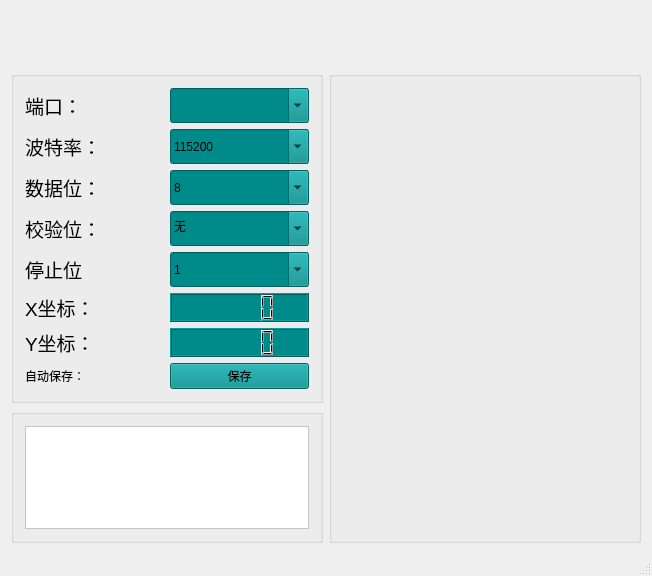
<?xml version="1.0" encoding="UTF-8"?>
<ui version="4.0">
 <class>MainWindow</class>
 <widget class="QMainWindow" name="MainWindow">
  <property name="geometry">
   <rect>
    <x>0</x>
    <y>0</y>
    <width>652</width>
    <height>576</height>
   </rect>
  </property>
  <property name="windowTitle">
   <string>MainWindow</string>
  </property>
  <property name="layoutDirection">
   <enum>Qt::LeftToRight</enum>
  </property>
  <property name="styleSheet">
   <string notr="true"/>
  </property>
  <widget class="QWidget" name="centralWidget">
   <layout class="QVBoxLayout" name="verticalLayout_6">
    <item>
     <spacer name="horizontalSpacer">
      <property name="orientation">
       <enum>Qt::Horizontal</enum>
      </property>
      <property name="sizeHint" stdset="0">
       <size>
        <width>40</width>
        <height>20</height>
       </size>
      </property>
     </spacer>
    </item>
    <item>
     <spacer name="horizontalSpacer_3">
      <property name="orientation">
       <enum>Qt::Horizontal</enum>
      </property>
      <property name="sizeHint" stdset="0">
       <size>
        <width>40</width>
        <height>20</height>
       </size>
      </property>
     </spacer>
    </item>
    <item>
     <spacer name="horizontalSpacer_2">
      <property name="orientation">
       <enum>Qt::Horizontal</enum>
      </property>
      <property name="sizeHint" stdset="0">
       <size>
        <width>40</width>
        <height>20</height>
       </size>
      </property>
     </spacer>
    </item>
    <item>
     <layout class="QHBoxLayout" name="horizontalLayout_8">
      <item>
       <layout class="QVBoxLayout" name="verticalLayout_3">
        <item>
         <widget class="QGroupBox" name="groupBox">
          <property name="styleSheet">
           <string notr="true"/>
          </property>
          <property name="title">
           <string/>
          </property>
          <layout class="QVBoxLayout" name="verticalLayout_7">
           <item>
            <layout class="QVBoxLayout" name="verticalLayout_2">
             <item>
              <layout class="QHBoxLayout" name="horizontalLayout">
               <item>
                <widget class="QLabel" name="label_5">
                 <property name="styleSheet">
                  <string notr="true"/>
                 </property>
                 <property name="text">
                  <string>&lt;html&gt;&lt;head/&gt;&lt;body&gt;&lt;p&gt;&lt;span style=&quot; font-size:14pt;&quot;&gt;端口：&lt;/span&gt;&lt;/p&gt;&lt;/body&gt;&lt;/html&gt;</string>
                 </property>
                </widget>
               </item>
               <item>
                <widget class="QComboBox" name="comboBoxPort">
                 <property name="font">
                  <font>
                   <family>宋体</family>
                   <pointsize>14</pointsize>
                   <weight>50</weight>
                   <bold>false</bold>
                  </font>
                 </property>
                 <property name="styleSheet">
                  <string notr="true">background-color: rgb(0, 139, 139);</string>
                 </property>
                 <property name="editable">
                  <bool>true</bool>
                 </property>
                </widget>
               </item>
              </layout>
             </item>
             <item>
              <layout class="QHBoxLayout" name="horizontalLayout_2">
               <item>
                <widget class="QLabel" name="label_6">
                 <property name="styleSheet">
                  <string notr="true"/>
                 </property>
                 <property name="text">
                  <string>&lt;html&gt;&lt;head/&gt;&lt;body&gt;&lt;p&gt;&lt;span style=&quot; font-size:14pt;&quot;&gt;波特率：&lt;/span&gt;&lt;/p&gt;&lt;/body&gt;&lt;/html&gt;</string>
                 </property>
                </widget>
               </item>
               <item>
                <widget class="QComboBox" name="comboBoxBaudRate">
                 <property name="font">
                  <font>
                   <family>宋体</family>
                   <pointsize>14</pointsize>
                   <weight>50</weight>
                   <bold>false</bold>
                  </font>
                 </property>
                 <property name="styleSheet">
                  <string notr="true">background-color: rgb(0, 139, 139);</string>
                 </property>
                 <property name="editable">
                  <bool>true</bool>
                 </property>
                 <item>
                  <property name="text">
                   <string>115200</string>
                  </property>
                 </item>
                 <item>
                  <property name="text">
                   <string>9600</string>
                  </property>
                 </item>
                </widget>
               </item>
              </layout>
             </item>
             <item>
              <layout class="QHBoxLayout" name="horizontalLayout_3">
               <item>
                <widget class="QLabel" name="label_7">
                 <property name="styleSheet">
                  <string notr="true"/>
                 </property>
                 <property name="text">
                  <string>&lt;html&gt;&lt;head/&gt;&lt;body&gt;&lt;p&gt;&lt;span style=&quot; font-size:14pt;&quot;&gt;数据位：&lt;/span&gt;&lt;/p&gt;&lt;/body&gt;&lt;/html&gt;</string>
                 </property>
                </widget>
               </item>
               <item>
                <widget class="QComboBox" name="comboBoxData">
                 <property name="font">
                  <font>
                   <family>宋体</family>
                   <pointsize>14</pointsize>
                   <weight>50</weight>
                   <bold>false</bold>
                  </font>
                 </property>
                 <property name="styleSheet">
                  <string notr="true">background-color: rgb(0, 139, 139);</string>
                 </property>
                 <property name="editable">
                  <bool>true</bool>
                 </property>
                 <item>
                  <property name="text">
                   <string>8</string>
                  </property>
                 </item>
                 <item>
                  <property name="text">
                   <string>7</string>
                  </property>
                 </item>
                </widget>
               </item>
              </layout>
             </item>
             <item>
              <layout class="QHBoxLayout" name="horizontalLayout_4">
               <item>
                <widget class="QLabel" name="label_8">
                 <property name="styleSheet">
                  <string notr="true"/>
                 </property>
                 <property name="text">
                  <string>&lt;html&gt;&lt;head/&gt;&lt;body&gt;&lt;p&gt;&lt;span style=&quot; font-size:14pt;&quot;&gt;校验位：&lt;/span&gt;&lt;/p&gt;&lt;/body&gt;&lt;/html&gt;</string>
                 </property>
                </widget>
               </item>
               <item>
                <widget class="QComboBox" name="comboBoxCheck">
                 <property name="font">
                  <font>
                   <family>宋体</family>
                   <pointsize>14</pointsize>
                   <weight>50</weight>
                   <bold>false</bold>
                  </font>
                 </property>
                 <property name="styleSheet">
                  <string notr="true">background-color: rgb(0, 139, 139);</string>
                 </property>
                 <property name="editable">
                  <bool>true</bool>
                 </property>
                 <item>
                  <property name="text">
                   <string>无</string>
                  </property>
                 </item>
                 <item>
                  <property name="text">
                   <string>奇</string>
                  </property>
                 </item>
                 <item>
                  <property name="text">
                   <string>偶</string>
                  </property>
                 </item>
                </widget>
               </item>
              </layout>
             </item>
             <item>
              <layout class="QHBoxLayout" name="horizontalLayout_5">
               <item>
                <widget class="QLabel" name="label_9">
                 <property name="styleSheet">
                  <string notr="true"/>
                 </property>
                 <property name="text">
                  <string>&lt;html&gt;&lt;head/&gt;&lt;body&gt;&lt;p&gt;&lt;span style=&quot; font-size:14pt;&quot;&gt;停止位&lt;/span&gt;&lt;/p&gt;&lt;/body&gt;&lt;/html&gt;</string>
                 </property>
                </widget>
               </item>
               <item>
                <widget class="QComboBox" name="comboBoxStop">
                 <property name="font">
                  <font>
                   <family>宋体</family>
                   <pointsize>14</pointsize>
                   <weight>50</weight>
                   <bold>false</bold>
                  </font>
                 </property>
                 <property name="styleSheet">
                  <string notr="true">background-color: rgb(0, 139, 139);</string>
                 </property>
                 <property name="editable">
                  <bool>true</bool>
                 </property>
                 <item>
                  <property name="text">
                   <string>1</string>
                  </property>
                 </item>
                 <item>
                  <property name="text">
                   <string>2</string>
                  </property>
                 </item>
                </widget>
               </item>
              </layout>
             </item>
             <item>
              <layout class="QHBoxLayout" name="horizontalLayout_7">
               <item>
                <widget class="QLabel" name="label">
                 <property name="styleSheet">
                  <string notr="true"/>
                 </property>
                 <property name="text">
                  <string>&lt;html&gt;&lt;head/&gt;&lt;body&gt;&lt;p&gt;&lt;span style=&quot; font-size:14pt;&quot;&gt;X坐标：&lt;/span&gt;&lt;/p&gt;&lt;/body&gt;&lt;/html&gt;</string>
                 </property>
                </widget>
               </item>
               <item>
                <widget class="QLCDNumber" name="lcdNumberX">
                 <property name="font">
                  <font>
                   <family>宋体</family>
                   <pointsize>20</pointsize>
                   <weight>50</weight>
                   <bold>false</bold>
                  </font>
                 </property>
                 <property name="styleSheet">
                  <string notr="true">background-color: rgb(0, 139, 139);</string>
                 </property>
                </widget>
               </item>
              </layout>
             </item>
             <item>
              <layout class="QHBoxLayout" name="horizontalLayout_10">
               <item>
                <widget class="QLabel" name="label_2">
                 <property name="styleSheet">
                  <string notr="true"/>
                 </property>
                 <property name="text">
                  <string>&lt;html&gt;&lt;head/&gt;&lt;body&gt;&lt;p&gt;&lt;span style=&quot; font-size:14pt;&quot;&gt;Y坐标：&lt;/span&gt;&lt;/p&gt;&lt;/body&gt;&lt;/html&gt;</string>
                 </property>
                </widget>
               </item>
               <item>
                <widget class="QLCDNumber" name="lcdNumberY">
                 <property name="font">
                  <font>
                   <family>宋体</family>
                   <pointsize>20</pointsize>
                   <weight>50</weight>
                   <bold>false</bold>
                  </font>
                 </property>
                 <property name="styleSheet">
                  <string notr="true">background-color: rgb(0, 139, 139);</string>
                 </property>
                </widget>
               </item>
              </layout>
             </item>
             <item>
              <layout class="QHBoxLayout" name="horizontalLayout_6">
               <item>
                <widget class="QLabel" name="label_3">
                 <property name="styleSheet">
                  <string notr="true"/>
                 </property>
                 <property name="text">
                  <string>自动保存：</string>
                 </property>
                </widget>
               </item>
               <item>
                <widget class="QPushButton" name="pushButtonSave">
                 <property name="styleSheet">
                  <string notr="true">background-color: rgb(0, 139, 139);</string>
                 </property>
                 <property name="text">
                  <string>保存</string>
                 </property>
                </widget>
               </item>
              </layout>
             </item>
            </layout>
           </item>
          </layout>
         </widget>
        </item>
        <item>
         <widget class="QGroupBox" name="groupBox_3">
          <property name="title">
           <string/>
          </property>
          <layout class="QVBoxLayout" name="verticalLayout">
           <item>
            <widget class="QTextEdit" name="textEditRead">
             <property name="font">
              <font>
               <family>宋体</family>
               <pointsize>16</pointsize>
               <weight>50</weight>
               <bold>false</bold>
              </font>
             </property>
             <property name="styleSheet">
              <string notr="true">background-color: rgb(255, 255, 255);</string>
             </property>
             <property name="frameShadow">
              <enum>QFrame::Sunken</enum>
             </property>
             <property name="lineWidth">
              <number>1</number>
             </property>
             <property name="tabStopWidth">
              <number>80</number>
             </property>
            </widget>
           </item>
          </layout>
         </widget>
        </item>
       </layout>
      </item>
      <item>
       <widget class="QGroupBox" name="groupBox_2">
        <property name="styleSheet">
         <string notr="true"/>
        </property>
        <property name="title">
         <string/>
        </property>
        <layout class="QVBoxLayout" name="verticalLayout_5">
         <item>
          <layout class="QVBoxLayout" name="verticalLayout_4">
           <item>
            <spacer name="horizontalSpacer_4">
             <property name="orientation">
              <enum>Qt::Horizontal</enum>
             </property>
             <property name="sizeHint" stdset="0">
              <size>
               <width>40</width>
               <height>20</height>
              </size>
             </property>
            </spacer>
           </item>
           <item>
            <widget class="QWidget" name="widget" native="true"/>
           </item>
           <item>
            <spacer name="verticalSpacer">
             <property name="orientation">
              <enum>Qt::Vertical</enum>
             </property>
             <property name="sizeHint" stdset="0">
              <size>
               <width>20</width>
               <height>40</height>
              </size>
             </property>
            </spacer>
           </item>
          </layout>
         </item>
        </layout>
        <zorder></zorder>
       </widget>
      </item>
     </layout>
    </item>
   </layout>
   <zorder>horizontalSpacer</zorder>
   <zorder>horizontalSpacer_2</zorder>
   <zorder>horizontalSpacer_3</zorder>
  </widget>
  <widget class="QStatusBar" name="statusBar"/>
 </widget>
 <layoutdefault spacing="6" margin="11"/>
 <resources/>
 <connections/>
</ui>
